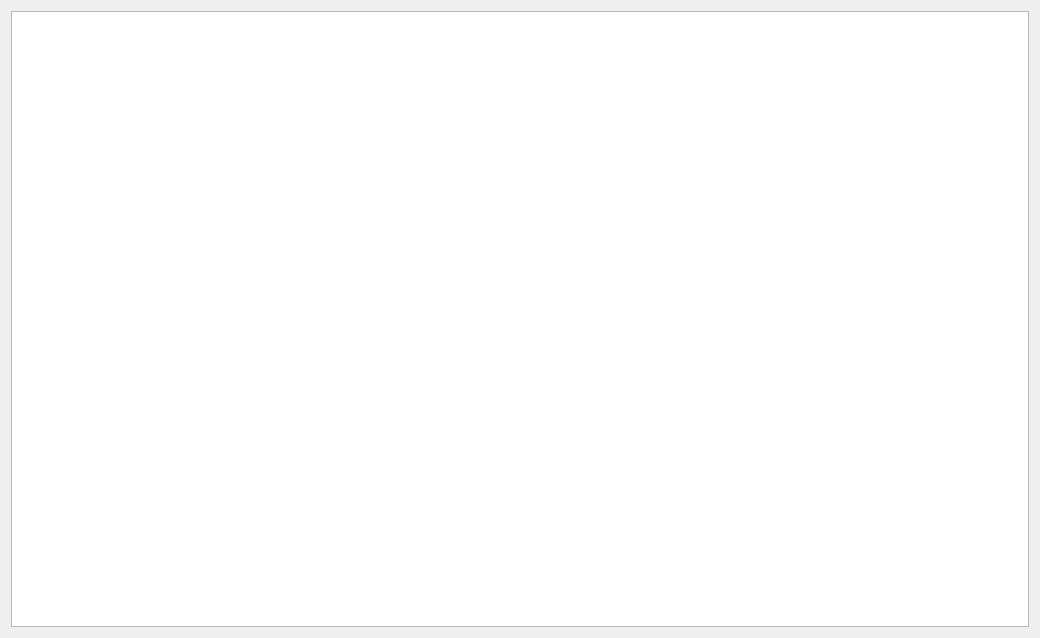
<?xml version="1.0" encoding="UTF-8"?>
<ui version="4.0">
 <class>FulfillmentDialog</class>
 <widget class="QDialog" name="FulfillmentDialog">
  <property name="geometry">
   <rect>
    <x>0</x>
    <y>0</y>
    <width>1040</width>
    <height>638</height>
   </rect>
  </property>
  <property name="windowTitle">
   <string>Исполнение финансового плана</string>
  </property>
  <layout class="QGridLayout" name="gridLayout">
   <item row="0" column="0">
    <widget class="FulfillmentWidget" name="tv_fulfillment"/>
   </item>
  </layout>
 </widget>
 <customwidgets>
  <customwidget>
   <class>FulfillmentWidget</class>
   <extends>QTreeView</extends>
   <header>gui/fulfillmentwidget.h</header>
  </customwidget>
 </customwidgets>
 <resources/>
 <connections/>
</ui>
